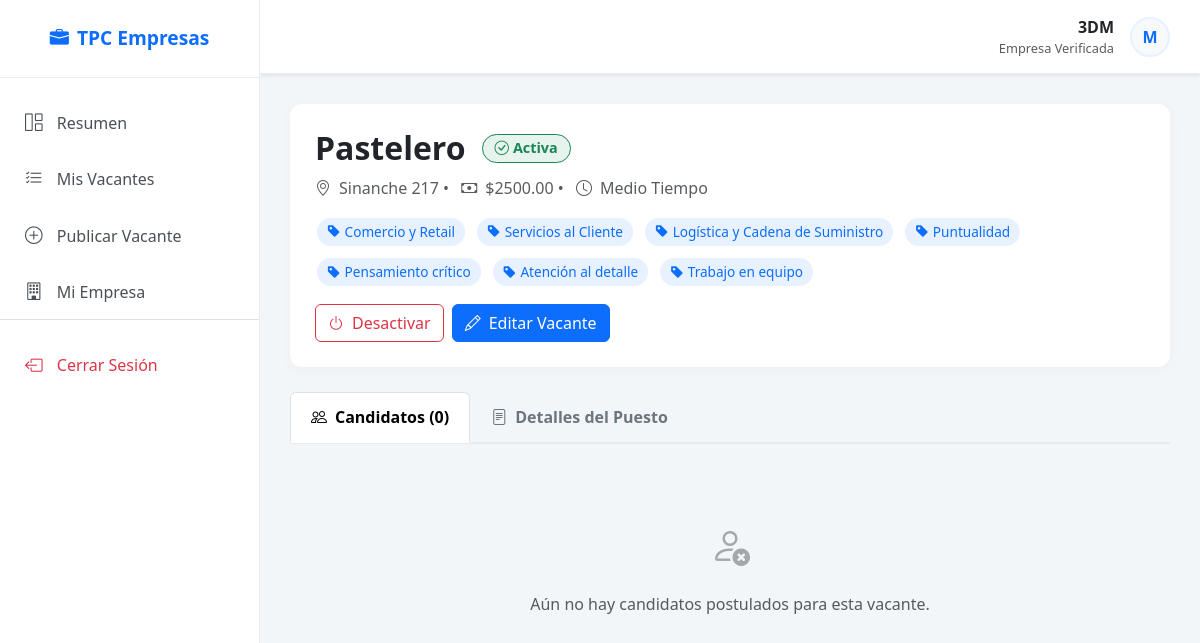
The app's page /empresas/detalle-vacante/4 (signed in), older data.
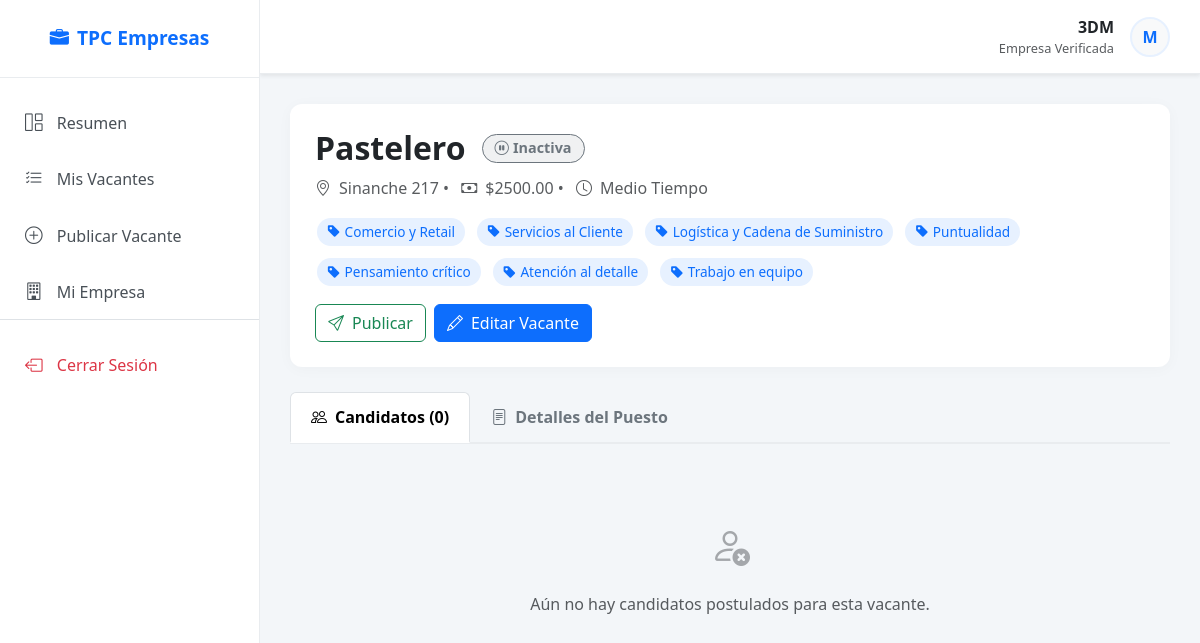
The same page, newer data.
### aplicaciones/general/decorators.py (the view)
    def wrapper_func(request, *args, **kwargs):
        if not request.user.is_authenticated:
            return redirect('login')
        if hasattr(request.user, 'empresa'):
            return view_func(request, *args, **kwargs)
        else:
            messages.warning(request, "Esta sección es solo para reclutadores.")
            return redirect('home_trabajador') # Redirigir a SU zona

### aplicaciones/empresas/templates/detalle-vacante.html (shortened to what the changed rows need)
{% extends 'marco.html' %}
{% block content %}
    <div class="vacante-header d-flex justify-content-between align-items-start flex-wrap gap-3">
        <div>
            <div class="d-flex align-items-center gap-3 mb-2">
                <h2 class="fw-bold mb-0 text-dark">{{ vacante.nombre_puesto }}</h2>
                {% if vacante.activa %}
                    <span class="badge bg-success bg-opacity-10 text-success border border-success badge-status">
                        <i class="bi bi-check-circle me-1"></i>Activa
                    </span>
                {% else %}
                    <span class="badge bg-secondary bg-opacity-10 text-secondary border border-secondary badge-status">
                        <i class="bi bi-pause-circle me-1"></i>Inactiva
                    </span>
                {% endif %}
            </div>
        </div>
        <div class="d-flex gap-2">
            <form action="{% url 'status_change' vacante.id %}" method="POST">
                {% if vacante.activa %}
                    <button type="submit" class="btn btn-outline-danger" title="Desactivar Vacante">
                        <i class="bi bi-power me-2"></i>Desactivar
                    </button>
                {% else %}
                    <button type="submit" class="btn btn-outline-success" title="Reactivar Vacante">
                        <i class="bi bi-send me-2"></i>Publicar
                    </button>
                {% endif %}
            </form>
        </div>
    </div>
{% endblock %}

Row changes from the older to the newer data that the page shows:
changed Vacante "Pastelero": activa True → False (drawn)
Text that changed along with them:
text no longer shown: "Activa Desactivar"
text now shown: "Inactiva Publicar"
